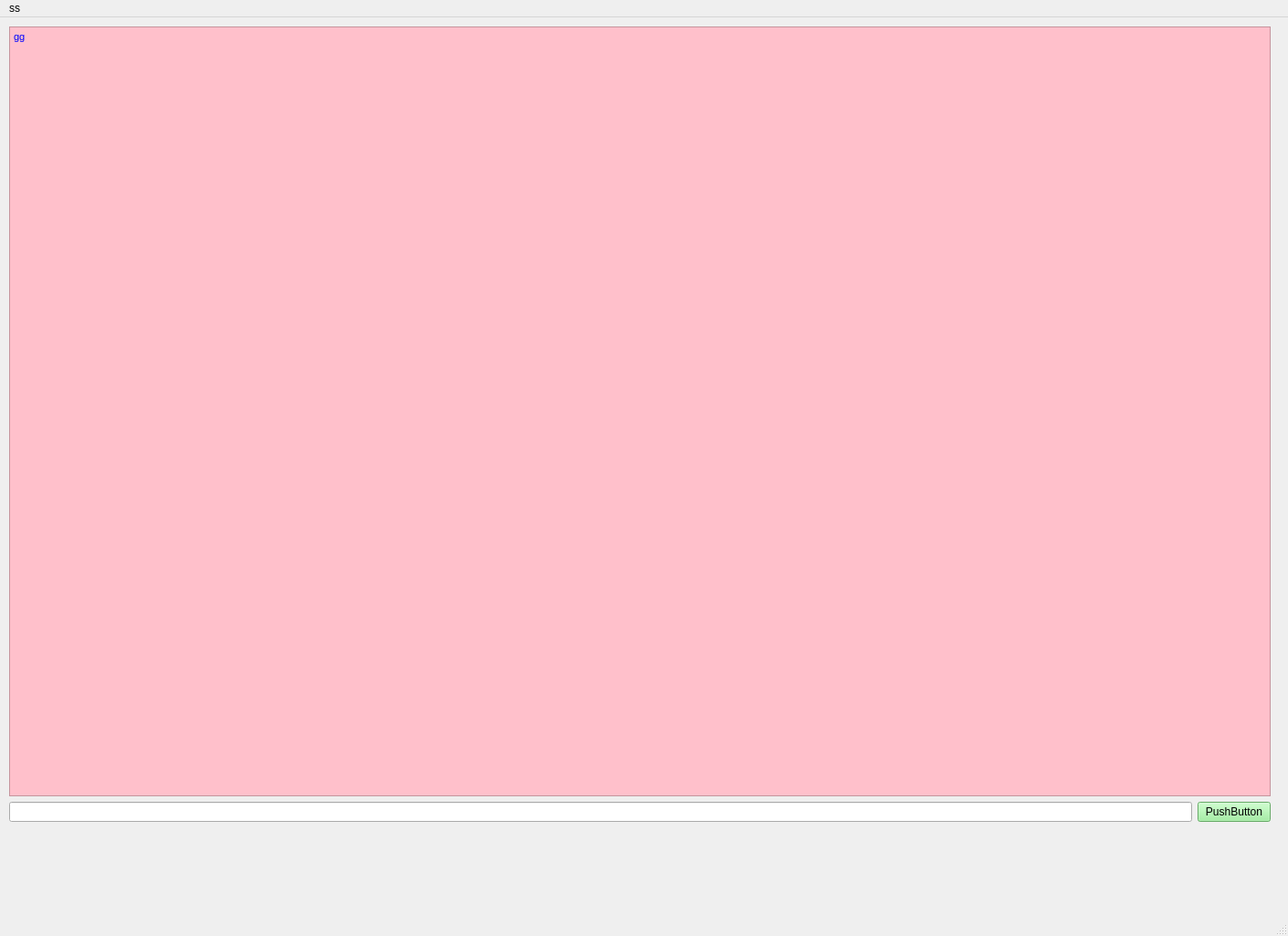
<?xml version="1.0" encoding="UTF-8"?>
<ui version="4.0">
 <class>MainWindow</class>
 <widget class="QMainWindow" name="MainWindow">
  <property name="geometry">
   <rect>
    <x>0</x>
    <y>0</y>
    <width>1410</width>
    <height>1025</height>
   </rect>
  </property>
  <property name="font">
   <font>
    <pointsize>28</pointsize>
   </font>
  </property>
  <property name="windowTitle">
   <string>MainWindow</string>
  </property>
  <property name="styleSheet">
   <string notr="true">QTextBrowser { 
color:blue
}
QTextBrowser { 
background-color:Pink
}
QPushButton {
background-color:lightgreen
}</string>
  </property>
  <widget class="QWidget" name="centralwidget">
   <widget class="QWidget" name="verticalLayoutWidget">
    <property name="geometry">
     <rect>
      <x>10</x>
      <y>10</y>
      <width>1381</width>
      <height>871</height>
     </rect>
    </property>
    <layout class="QVBoxLayout" name="verticalLayout">
     <item>
      <widget class="QTextBrowser" name="text">
       <property name="font">
        <font>
         <pointsize>20</pointsize>
        </font>
       </property>
       <property name="html">
        <string>&lt;!DOCTYPE HTML PUBLIC &quot;-//W3C//DTD HTML 4.0//EN&quot; &quot;http://www.w3.org/TR/REC-html40/strict.dtd&quot;&gt;
&lt;html&gt;&lt;head&gt;&lt;meta name=&quot;qrichtext&quot; content=&quot;1&quot; /&gt;&lt;style type=&quot;text/css&quot;&gt;
p, li { white-space: pre-wrap; }
&lt;/style&gt;&lt;/head&gt;&lt;body style=&quot; font-family:'MS Shell Dlg 2'; font-size:20pt; font-weight:400; font-style:normal;&quot;&gt;
&lt;p style=&quot; margin-top:0px; margin-bottom:0px; margin-left:0px; margin-right:0px; -qt-block-indent:0; text-indent:0px;&quot;&gt;&lt;span style=&quot; font-size:7.875pt;&quot;&gt;gg&lt;/span&gt;&lt;/p&gt;&lt;/body&gt;&lt;/html&gt;</string>
       </property>
      </widget>
     </item>
     <item>
      <layout class="QHBoxLayout" name="horizontalLayout">
       <item>
        <widget class="QLineEdit" name="msg"/>
       </item>
       <item>
        <widget class="QPushButton" name="send">
         <property name="text">
          <string>PushButton</string>
         </property>
        </widget>
       </item>
      </layout>
     </item>
    </layout>
   </widget>
  </widget>
  <widget class="QMenuBar" name="menubar">
   <property name="geometry">
    <rect>
     <x>0</x>
     <y>0</y>
     <width>1410</width>
     <height>38</height>
    </rect>
   </property>
   <widget class="QMenu" name="menuss">
    <property name="title">
     <string>ss</string>
    </property>
   </widget>
   <addaction name="menuss"/>
  </widget>
  <widget class="QStatusBar" name="statusbar"/>
 </widget>
 <resources/>
 <connections/>
</ui>
